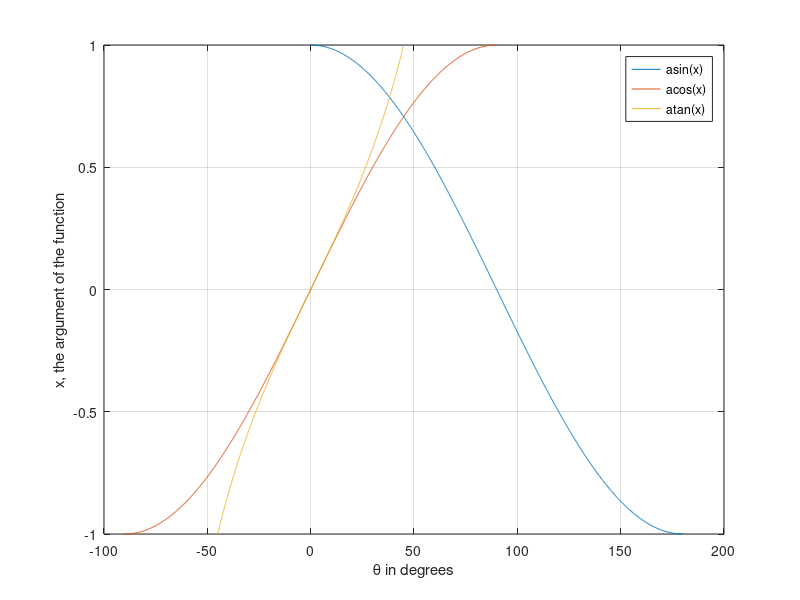

This figure's MATLAB source:
sqrt([1 2 3 4])
x = -1:.1:1; 
plot(x,abs(x),'o','color','red') 
plot(x,acos(x),'o','color','red') 
plot(x,acosh(x),'o','color','red') 
plot(x,asin(x),'o','color','red') 

t = clock;
fprintf( ' %02.0f:%02.0f:%02.0f\n', t(4), t(5), t(6) );
feet = fix(40/12)
inches = rem(40, 12)

%
% Script to compare the acos(x), asin(x), and atan(x)
% functions over the range -1 < x < 1. The values are
% converted to angles in degrees. The results are
% compared graphically.
%
% Script prepared by D. T. Valentine - September 2006.
% Comments modified by D.T.V. ... 2008/2012/2016/2018.
%
% The question raised is: What range of angles, i.e.,
% which of the four quadrents of the circle from 0 to
% 2*pi are the angular outputs of each of the functions?
%
% Assign the values of x to be examined:
%
x = -1:0.001:1;
%
% Compute the arc-functions:
%
y1 = acos(x);
y2 = asin(x);
y3 = atan(x);
%
% Convert the angles from radians to degrees:
%
y1 = 180*y1/pi;
y2 = 180*y2/pi;
y3 = 180*y3/pi;
%
% Plot the results:
%
plot(y1,x,y2,x,y3,x),grid
legend('asin(x)', 'acos(x)', 'atan(x)')
xlabel('\theta in degrees')
ylabel('x, the argument of the function')
%
% REMARKS: Note the following:
% (1) The acos(x) varies from 0 to 90 to 180 degrees.
% (2) The asin(x) varies from -90 to 0 to 90 degrees.
% (3) The atan(x) varies from -90 to 0 to 90 degrees.
% To check remark (3) try atan(10000000) *180/pi.
%
% Stop